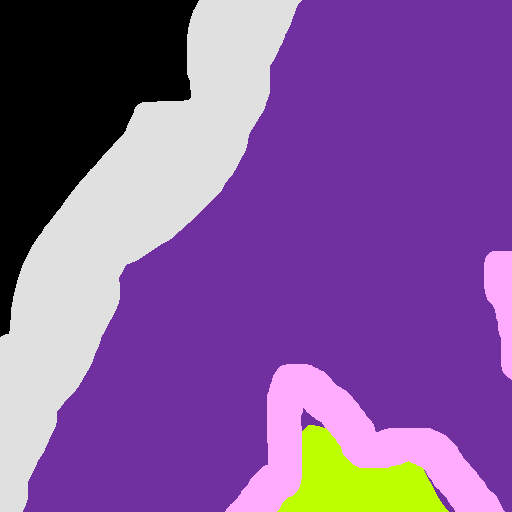
#> input picture Data/Train/masks/Mask1.png, 512 x 512 px, found by its file name; its folder holds only this picture in this run
$ jupyter execute --allow-errors Skin_Image_Segmentation.ipynb
#> lines starting #> are read from the running program, lines starting #| are printed output that depends on the picture
#> in trainVSets, mask is the input picture: shape (512, 512, 3); mean B, G, R 153.1, 89.2, 130.5
[cell 1]
import cv2 as cv
import numpy as np
import matplotlib.pyplot as plt
from collections import OrderedDict
from collections import Counter
import os

[cell 2]
script_dir = os.path.dirname(os.path.abspath(''))
train_mask_path = os.path.join(script_dir, "Assignment_1/Data/Train/masks/");
train_tissue_path = os.path.join(script_dir, "Assignment_1/Data/Train/Tissue/");
test_tissue_path = os.path.join(script_dir, "Assignment_1/Data/Test/Tissue/");
test_mask_path = os.path.join(script_dir, "Assignment_1/Data/Test/Mask/");

output_path = os.path.join(script_dir, "Assignment_1/Output/");

[cell 3]
# [4 lines left out: function createImage, not called in this run]

def create3ChImage(shape):
    img = np.full((shape[0],shape[1],3),0,dtype='uint8')
    return img

# [19 lines left out: functions showImage, monoTone, createBorders, not called in this run]

def createBordersWhite(image,border_size):
    padded = np.pad(image,pad_width=border_size,mode="constant",constant_values = 255)
    return padded

# [11 lines left out: functions pad_image, remove_border, not called in this run]

[cell 4]
# [18 lines left out: function find_neighbors_labels, not called in this run]

[cell 5]
# [30 lines left out: function cca, not called in this run]

[cell 6]
# [14 lines left out: function calculateHistogram, not called in this run]

[cell 7]
# [45 lines left out: functions remove_background, shade_layer, most_frequent, not called in this run]

[cell 8]
# [20 lines left out: functions merge_layer, add_bg_layer, not called in this run]

[cell 9]
color_to_gray_map = {
    (160, 48, 112): 192,  # Purple
    (0, 255, 190): 64, # Green
    (255, 172, 255): 128, # Pink
    (224, 224, 224): 255, # White
    (0, 0, 0): 0  # Black
    }

gray_to_color_map = {
    192: (160, 48, 112),  # Purple
    64: (0, 255, 190),    # Green
    128: (255, 172, 255), # Pink
    255: (224, 224, 224), # White
    0: (0, 0, 0)          # Black
}

layer_gray = {
    "epidermis": 192,  # Purple
    "dermis": 64,    # Green
    "d-e-junction": 128, # Pink
    "keratin": 255, # White
    "background": 0  # Black
}

[cell 10]
def convertToGray(image):
    image = np.copy(image)

    # Convert each pixel to grayscale based on the custom mapping
    gray_image = cv.cvtColor(image, cv.COLOR_BGR2GRAY)
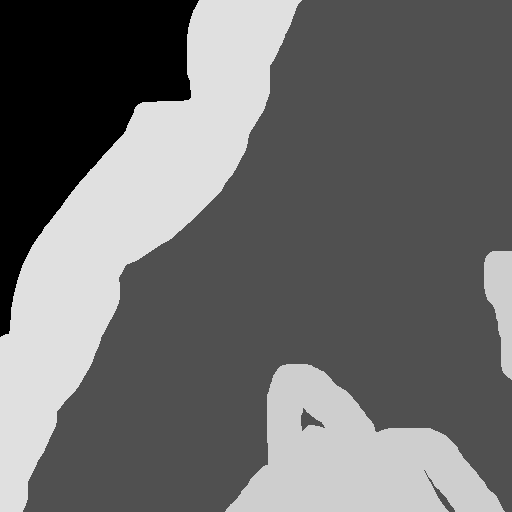
#> gray_image: shape (512, 512); min 0, max 224, mean 108.9
    for y in range(image.shape[0]):
        for x in range(image.shape[1]):
            color = tuple(image[y, x])
            if color in color_to_gray_map:
                gray_image[y, x] = color_to_gray_map[color]
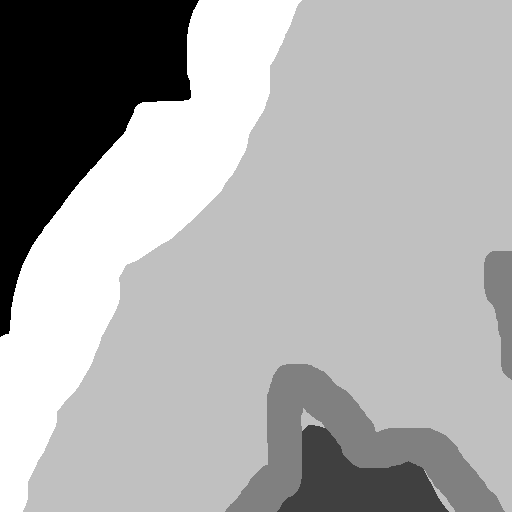
#> gray_image: shape (512, 512); min 0, max 255, mean 171.2

    return gray_image

[cell 11]
# [16 lines left out: function add_pink_layer, not called in this run]

[cell 12]
# [10 lines left out: function color_image, not called in this run]

[cell 13]
# [26 lines left out: function check_mask, not called in this run]

[cell 14]
def trainVSets(i):
    masks = {}

    for j in range(i):
        mask = cv.imread((train_mask_path +"Mask"+str(j+1) +".png"))
        mask = convertToGray(mask)

        image = cv.imread((train_tissue_path+"Tissue"+str(j+1) +".jpg"), cv.IMREAD_GRAYSCALE);

        image = cv.GaussianBlur(image, (57, 57), 0)

        masks = check_mask(image,mask,masks)

    return masks

[cell 15]
def removeBackground(image_number,isShow):
    image_colored = cv.imread(test_tissue_path+'Tissue'+str(image_number)+'.jpg');
    image = cv.cvtColor(image_colored,cv.COLOR_BGR2GRAY)
    mask_test = cv.imread(test_mask_path+'Mask'+str(image_number)+'.png');
    if isShow: showImage(image);

    v = [i for i in range(255,250,-1)]
    #image = cv.GaussianBlur(image, (57, 57), 0)
    segmented_image, items = cca(image,8,v);

    most_frequent_label = most_frequent(segmented_image)
    bg_removed = remove_background(image, segmented_image, most_frequent_label)
    bg_shaded,count = shade_layer(image,segmented_image, most_frequent_label,255)
    bg_shaded = cv.cvtColor(bg_shaded,cv.COLOR_GRAY2BGR)
    if isShow: showImage(bg_shaded)
    if isShow: showImage(bg_removed)


    Gaussian = cv.GaussianBlur(bg_removed, (57, 57), 0)
    bg_removed = remove_background(Gaussian,segmented_image, most_frequent_label)
    if isShow: showImage(bg_removed)

    return image_colored,bg_removed,bg_shaded,mask_test

[cell 16]
# [15 lines left out: function remove_patches, not called in this run]

[cell 17]
# [43 lines left out: function generateMask, not called in this run]

[cell 18]
# [10 lines left out: function calculate_dicecoeff, not called in this run]

[cell 19]
masks = {}
#> (the rest of this cell did not finish here and is left out)

[cell 20]
image_number = 98

#> (the rest of this cell did not finish here and is left out)

#> (a cell that did not finish here is left out)

[cell 22]
def runAll():
    f = open(output_path+"dice_coeff3.txt", "w")
    f.write("Dice Coefficient Data"+"\n")
    f.close()
    for i in range(1,140,1):
        image_number = i
        original_image,bg_removed,bg_shaded,original_mask = removeBackground(image_number,isShow=False)

        generated_mask = generateMask(bg_removed,bg_shaded,masks,isShow=False,isSeparate=False)

        cv.imwrite(output_path+"/GeneratedMasks3/GeneratedMask"+str(image_number)+".jpg",generated_mask)

        dice_coeff = calculate_dicecoeff(original_mask,generated_mask)
        print("Dice Coefficient: " + str(dice_coeff))

        f = open(output_path+"dice_coeff3.txt", "a")
        f.write(str(image_number)+": " +str(dice_coeff) +"\n")
        f.close()

#> (a cell that did not finish here is left out)

[cell 24]
def read_coeff_from_file(file_path):
    coeff_array = []
    with open(file_path, 'r') as file:
        for line in file:
            line = line.strip()
            if line:
                parts = line.split(':')
                if len(parts) == 2:
                        coeff_array.append(float(parts[1].strip()))
                else:
                    print(f"Invalid line: '{line}'")
    return coeff_array

file_path = output_path+"dice_coeff3.txt"
coeff_array = read_coeff_from_file(file_path)
print("Dice Coefficient array:", coeff_array)
print(np.mean(coeff_array))
